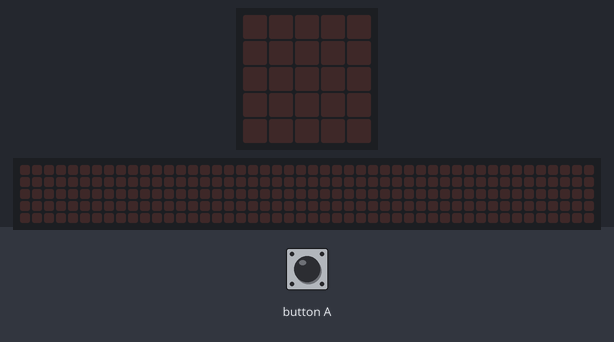
Simulated run of this program. Board: BBC micro:bit (MakeCode). On the bench: the board's 5×5 LED display, a strip that is not on the board, showing the scrolling text unrolled. Inputs (shaded band) come from the test bench. Random numbers come from a fixed seed; the 48×5 strip is a reading aid, not a part: it shows the text the display is scrolling, unrolled, one strip-width of it at a time.

Above: at 1.2 s.
1.3 s: button A pressed for 0.15 s
At 1.53 s:
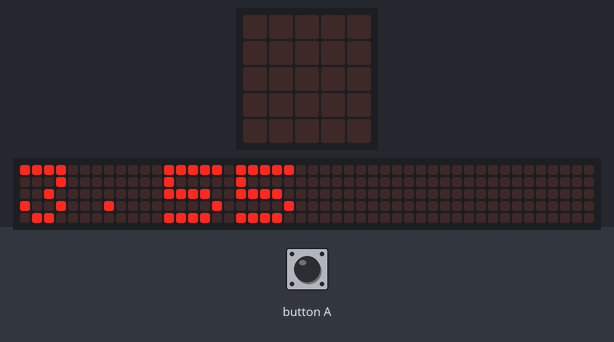
4.3 s: button A pressed for 0.15 s
At 6.04 s:
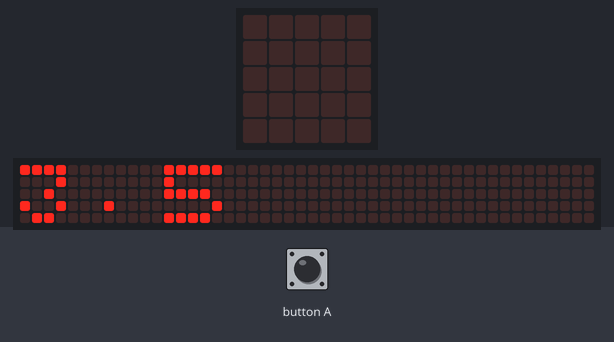
7.4 s: button A pressed for 0.15 s
At 13.92 s:
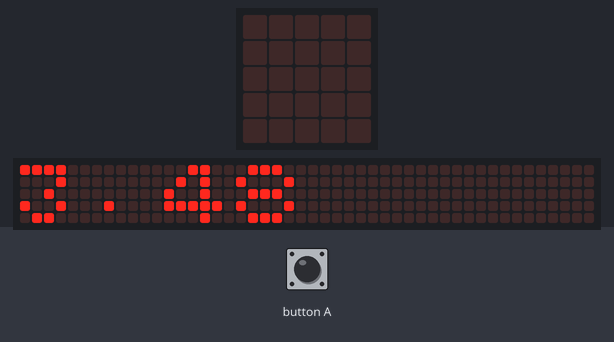

Measured:
- after the input at 1.3 s, the display: changes after 0.16 s (image 1)

The program:

main.ts
```typescript
let can_agua = 0
let Valor_dado = 0
let Promedio = 0
input.onButtonPressed(Button.A, function () {
    can_agua = 0
    for (let index = 0; index < 1825; index++) {
        Valor_dado = randint(1, 6)
        can_agua += Valor_dado
    }
    Promedio = can_agua / 1825
    basic.showNumber(Promedio)
})
```

test.ts
```typescript
// aquí va el archivo "tests"; esto no se compilará cuando este paquete se utilice como una extensión.
```
